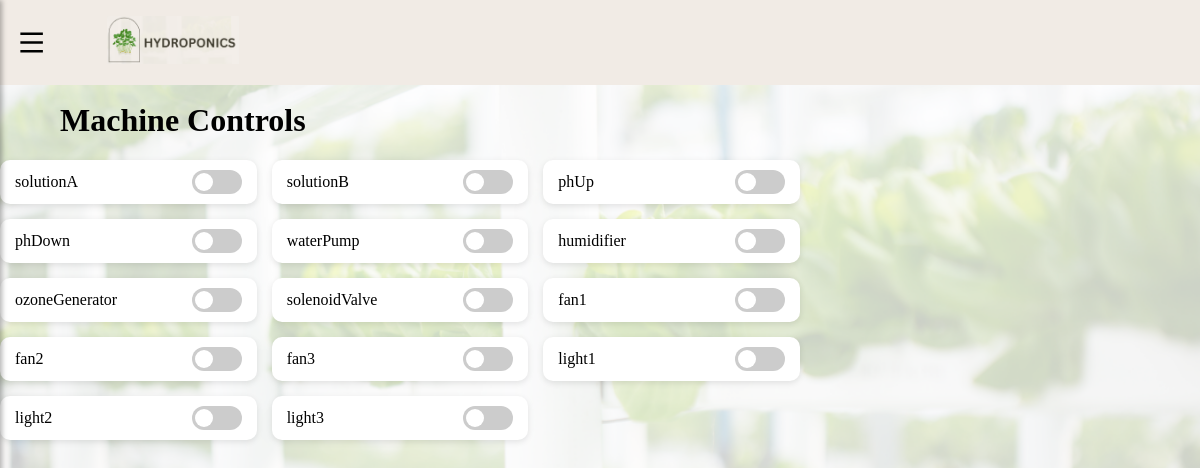
The app's page /tupmicrogreens/controls with its own data.
### tables this page shows
CREATE TABLE devices (
                    name TEXT PRIMARY KEY,
                    state TEXT NOT NULL CHECK(state IN ('ON', 'OFF'))
                );

### flask_app.py (the view)
@app.route('/tupmicrogreens/controls')
def tupm_controls():
    with sqlite3.connect(DATABASE) as conn:
        c = conn.cursor()
        c.execute("SELECT name, state FROM devices")
        states = dict(c.fetchall())
    return render_template('controls_tupm.html', device_states=states)

### flask_app.py (called while the page is built)
@app.teardown_appcontext
def close_connection(exception):
    db = getattr(g, '_database', None)
    if db:
        db.close()

### templates/controls_tupm.html (shortened to what this page needs)
<!DOCTYPE html>
<html lang="en">
<head>
  <link href="https://cdn.jsdelivr.net/npm/remixicon@4.5.0/fonts/remixicon.css" rel="stylesheet"/>
  <link rel="stylesheet" href="../static/tupmicro_styles.css">
</head>
<body>
  <header>
    <label for="menu-toggle" class="hamburger">
      <i class="ri-menu-line"></i>
    </label>
    <div class="title">
        <img src="../static/tupmu_hydroponics.png">
    </div>
  </header>
<h1 class="title11">Machine Controls</h1>
<div class="switch-container">
    {% for device, state in device_states.items() %}
    <label class="switch-label">
      <span>{{ device }}</span>
      <label class="switch">
        <span class="slider"></span>
      </label>
    </label>
    {% endfor %}
  </div>
</body>
</html>

### static/tupmicro_styles.css (style rules this page uses)
html { overflow: hidden; width: 90vw; }
body { font-family: Hero; margin: 0; background-color: #f8f9fa; width: 100vw; background: url('tupmu_bkg.png') no-repeat center center/cover; height: 100vh; overflow-x: hidden; }
header { background-color: #f1ebe5; color: white; display: flex; align-items: center; padding: 1rem; position: fixed; width: 100vw; top: 0; left: 0; z-index: 10; }
.title { font-size: 1.2rem; font-weight: bold; margin-left: 5vw; }
.title img { height: 6vh; }
.hamburger { display: flex; flex-direction: column; cursor: pointer; font-size: 30px; right: 10px; color: black; }
.title11 { margin-top: 15vh; margin-left: 5vw; line-height: 0px; }
.switch-container { margin-top: 5vh; display: grid; grid-template-columns: repeat(auto-fit, minmax(200px, 1fr)); gap: 15px; max-width: 800px; }
.switch-label { display: flex; align-items: center; justify-content: space-between; background: #fff; padding: 10px 15px; border-radius: 10px; box-shadow: 0 2px 6px rgba(0,0,0,0.1); }
.switch-label span { font-size: 16px; font-weight: 500; }
.switch { position: relative; display: inline-block; width: 50px; height: 24px; }
.slider { position: absolute; cursor: pointer; top: 0; left: 0; right: 0; bottom: 0; background-color: #ccc; transition: 0.4s; border-radius: 34px; }
.slider:before { position: absolute; content: ""; height: 18px; width: 18px; left: 3px; bottom: 3px; background-color: white; transition: 0.4s; border-radius: 50%; }

### records on screen
devices: name "solutionA"
devices: name "solutionB"
devices: name "phUp"
devices: name "phDown"
devices: name "waterPump"
devices: name "humidifier"
devices: name "ozoneGenerator"
devices: name "solenoidValve"
devices: name "fan1"
devices: name "fan2"
devices: name "fan3"
devices: name "light1"
devices: name "light2"
devices: name "light3"
